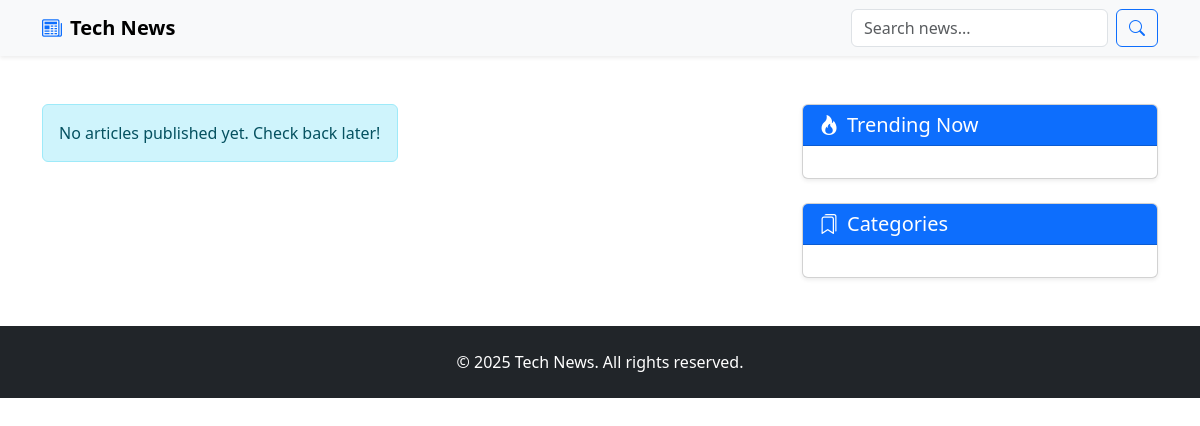
The app's page /, older data.
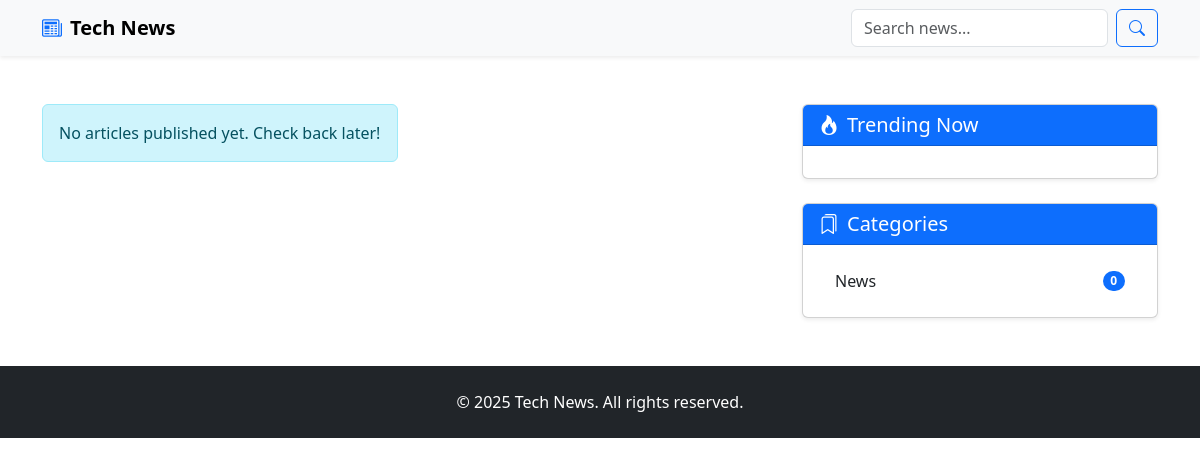
The same page, newer data.
### taskapp/models.py (models this page shows, shortened)
class Category(models.Model):
    name = models.CharField(max_length=100, unique=True)
    slug = models.SlugField(max_length=100, unique=True)
    description = models.TextField(blank=True)
    created_at = models.DateTimeField(auto_now_add=True)
    updated_at = models.DateTimeField(auto_now=True)
    class Meta:
        verbose_name_plural = "Categories"
        ordering = ['name']
    class Meta:
        verbose_name_plural = "Categories"
        ordering = ['name']

### taskapp/views.py (the view)
# urls.py: path('', HomeView.as_view(), name='index'),
class HomeView(ListView):
    model = Post
    template_name = 'index.html'
    context_object_name = 'posts'
    paginate_by = 10
    def get_queryset(self):
        queryset = Post.objects.filter(
            status='PUBLISHED',
            published_at__isnull=False,
            published_at__lte=timezone.now()
        ).select_related('author', 'category').order_by('-published_at')
        search_query = self.request.GET.get('q')
        if search_query:
            queryset = queryset.filter(
                Q(title__icontains=search_query) |
                Q(content__icontains=search_query) |
                Q(summary__icontains=search_query)
            )
        return queryset
    def get_context_data(self, **kwargs):
        context = super().get_context_data(**kwargs)
        context['featured_post'] = self.get_queryset().first()
        context['popular_posts'] = Post.objects.filter(
            status='PUBLISHED',
            published_at__lte=timezone.now()
        ).annotate(view_count=Count('post_views')).order_by('-view_count')[:5]
        context['categories'] = Category.objects.annotate(
            post_count=Count('post_category',
                           filter=Q(post_category__status='PUBLISHED',
                                  post_category__published_at__lte=timezone.now())))
        context['query'] = self.request.GET.get('q', '')
        return context

### taskapp/templates/index.html (shortened to what the changed rows need)
{% load static %}
<!DOCTYPE html>
<html lang="en">
<head>
    <link href="https://cdn.jsdelivr.net/npm/bootstrap@5.3.0/dist/css/bootstrap.min.css" rel="stylesheet">
    <link rel="stylesheet" href="https://cdn.jsdelivr.net/npm/bootstrap-icons@1.10.0/font/bootstrap-icons.css">
</head>
<body>
    <div class="container my-5">
        <div class="row">
            <div class="col-lg-4">
                <div class="card shadow-sm">
                    <div class="card-body">
                        <div class="list-group list-group-flush">
                            {% for category in categories %}
                            <a href="{% url 'category_posts' category.pk %}"
                               class="list-group-item list-group-item-action d-flex justify-content-between align-items-center">
                                {{ category.name }}
                                <span class="badge bg-primary rounded-pill">{{ category.post_count }}</span>
                            </a>
                            {% endfor %}
                        </div>
                    </div>
                </div>
            </div>
        </div>
    </div>
</body>
</html>

Row changes from the older to the newer data that the page shows:
added Category: name "News", post_count "0"
